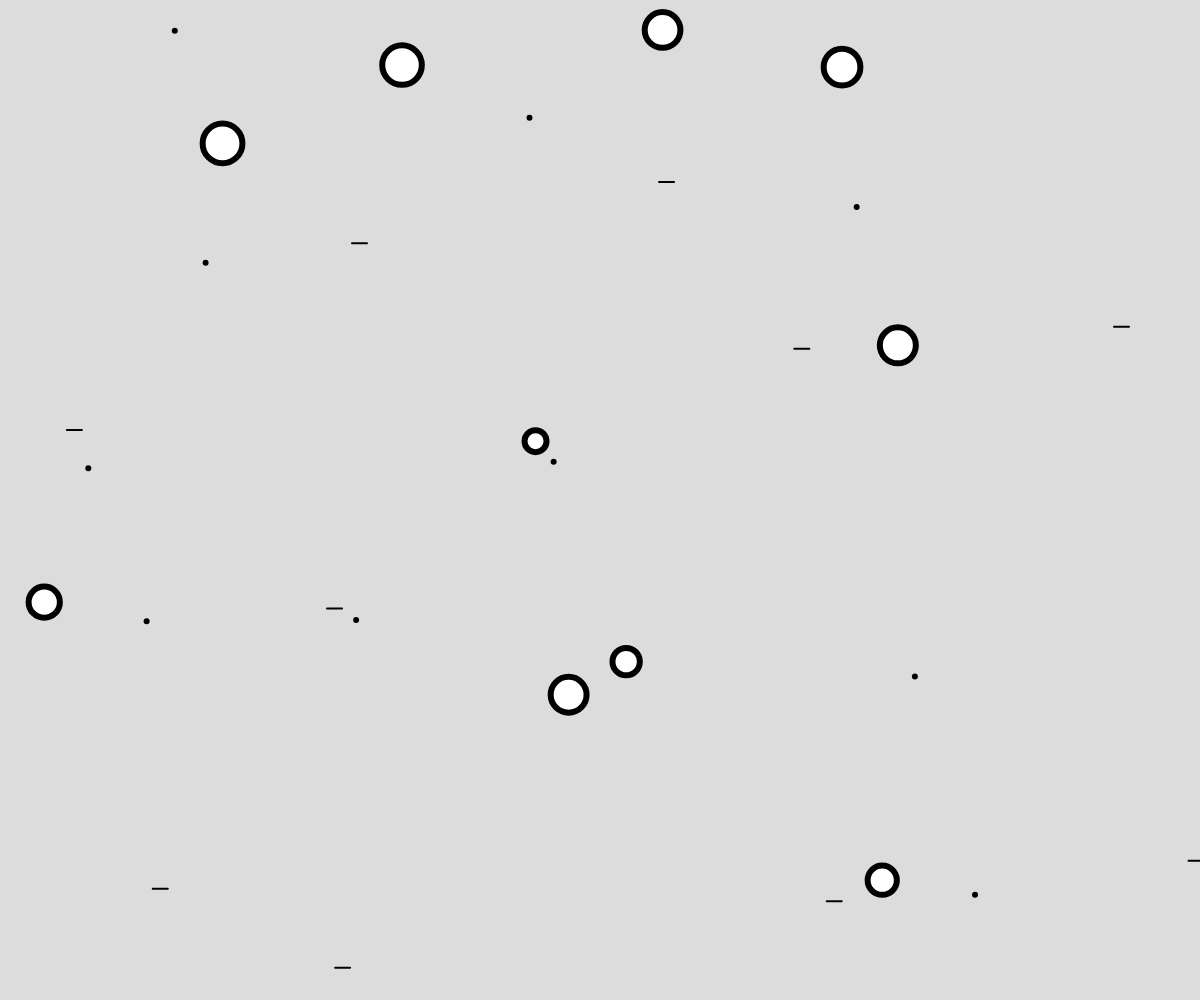
Frame 1 (no input)
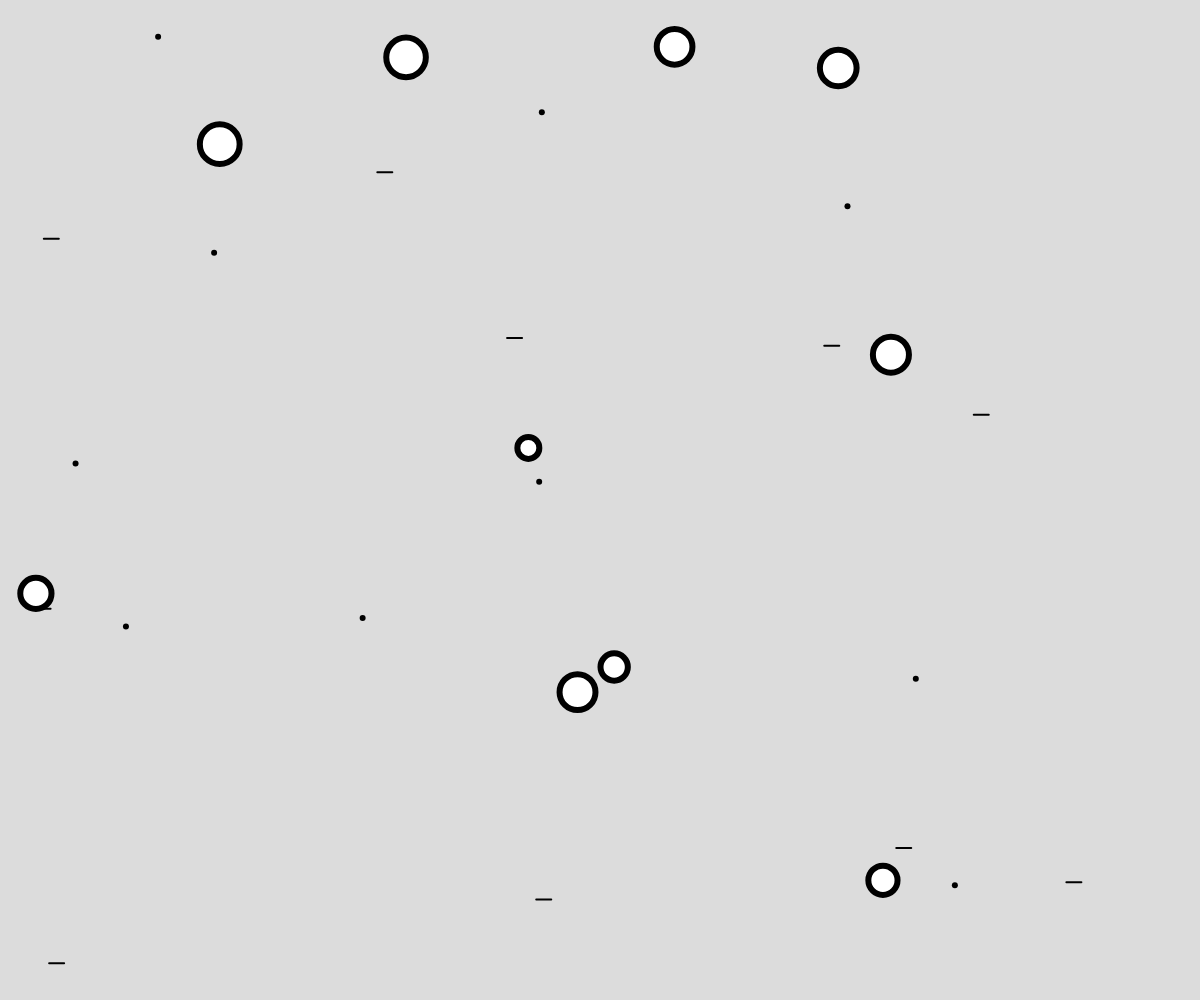
Frame 60 (no input)
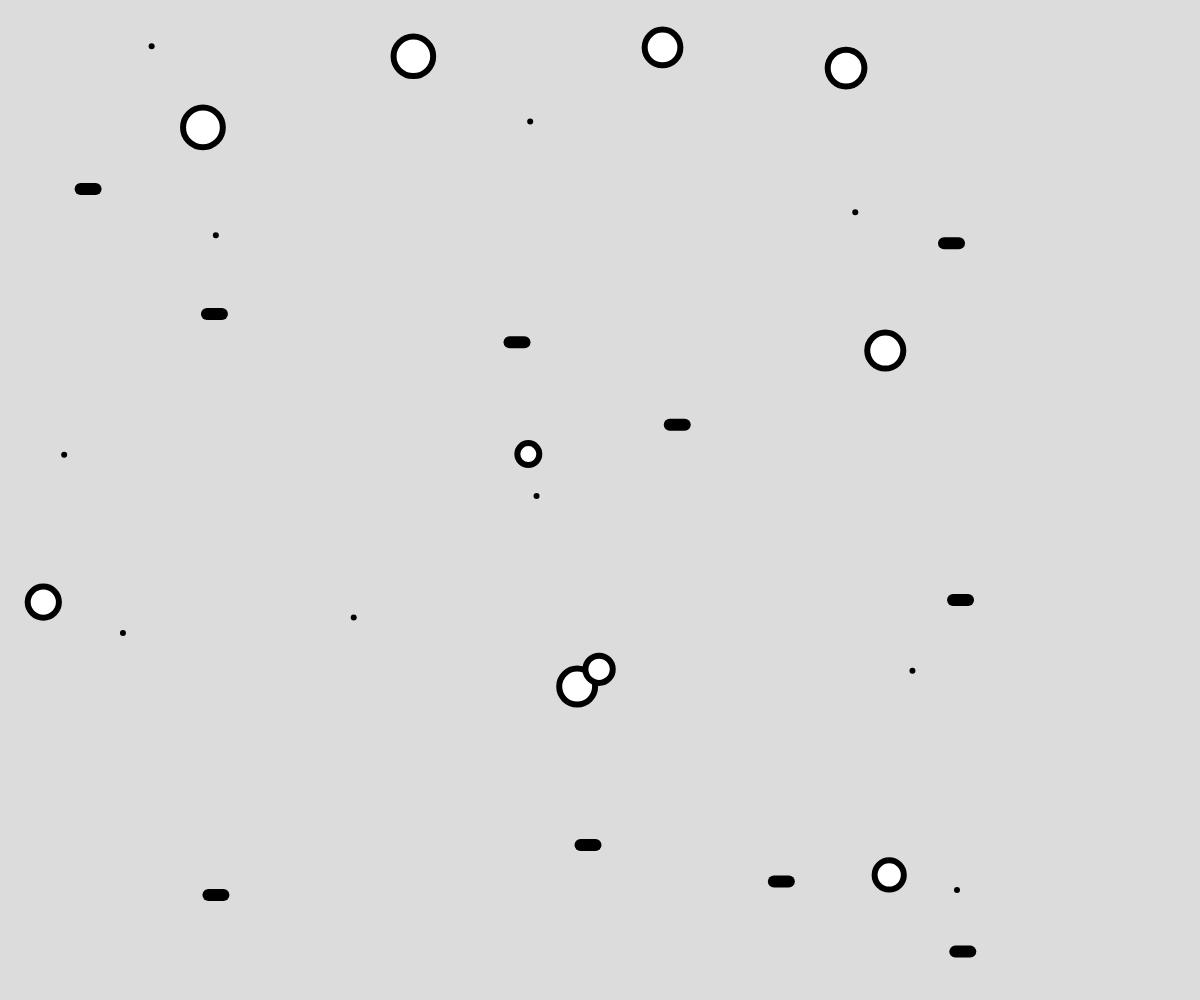
Frame 120 (the mouse pressed at the canvas centre since frame 60)

The p5.js sketch that drew these frames (run headless with seeded random() and noise() and a simulated clock; from frame 60 on, the mouse is pressed at the canvas centre):

// p5.js sketch
// ── sketch.js
// Inheritance and Code Across Multiple Files
// Mr. Scott
// May 12, 2025

let objects = [];

function setup() {
  createCanvas(windowWidth, windowHeight);
  for(let i = 0; i < 10; i++){
    objects.push(new AnimatedObject(random(width),random(height)));
    objects.push(new CircleObj(random(width), random(height)));
    objects.push(new LineObj());
  }
}

function draw() {
  background(220);
  for(let o of objects){
    o.move();
    o.display();
  }
}











// ── AnimatedObject.js
//parent class ("super"class)
class AnimatedObject{
    constructor(x,y){
      this.x = x;   this.y = y;
      this.size = 6;
    }
    move(){ //add a "wiggle" effect;
      this.x += random(-2,2);
      this.y += random(-2,2);
    }
    display(){
      strokeWeight(this.size);
      point(this.x, this.y);
    }
  }
// ── CircleObj.js
//child class #1 - Circle
class CircleObj extends AnimatedObject{
    constructor(x,y){
      super(x,y); //call's parent class' constructor
      this.size = random(20,40);
    }
    //no mention to move()...it will be same as parent's move()
    display(){ //function override; copies overtop of parent version
      if(dist(this.x, this.y, mouseX, mouseY) < this.size/2){
        fill(255,0,0);
      }
      else{
        fill(255);
      }
      circle(this.x, this.y, this.size);
    }
  }
// ── LineObj.js
// Child class #2 - Line
class LineObj extends AnimatedObject{
    constructor(){
      super(random(width), random(height));
    }
  
    move(){ //combo override + build on parent class version
      super.move(); //begins by running parent class move()
      this.x -= 5;
      if(this.x < 0) this.x = width;
    }
  
    display(){ //full override
      if(mouseIsPressed){
        strokeWeight(12);
      }
      else strokeWeight(2);
  
      line(this.x, this.y, this.x + 15, this.y);
    }
  } 
  
